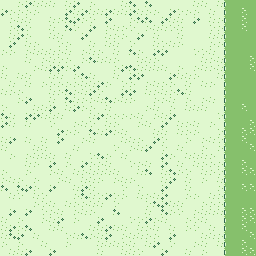

The image is a tile-based game level rendered from a .tmx file. Its description and complete source (layers, tilesets, objects, tile grids) follow:
An orthogonal 32x32 tile map with 8x8 px tiles, 1 tile layer (Tile Layer 1).

<map version="1.10" tiledversion="1.10.1" orientation="orthogonal" renderorder="right-down" width="32" height="32" tilewidth="8" tileheight="8" infinite="0" nextlayerid="2" nextobjectid="1">
 <tileset firstgid="1" source="Oracle.tsx" />
 <layer id="1" name="Tile Layer 1" width="32" height="32">
  <data encoding="csv">
843,1101,3157,1109,3029,1749,1749,1877,981,853,2133,2389,972,1740,1740,1237,2261,1621,2261,1611,1228,2133,843,1613,2005,3285,1621,3029,4561,4562,5324,5324,
853,1103,2389,2645,3157,1484,2133,1613,1365,3285,1109,2517,981,1365,981,3285,853,2517,2389,3157,2133,853,1232,2901,2389,1484,3029,972,4689,4690,5327,5324,
1740,2901,1493,3029,1101,1228,2005,2645,2261,1109,2901,1232,1611,853,1230,843,2645,2261,2261,972,1109,3285,1493,1740,1109,2133,1493,1105,4817,4818,5328,5323,
1101,2389,2261,1234,1484,843,2517,972,2261,1234,1877,853,843,2389,2005,1103,1232,1101,3157,2517,2517,1234,981,1484,843,843,1234,2389,4945,4946,5328,5324,
1877,1237,1365,2645,972,1230,3285,1749,1099,1611,853,1228,1484,1749,1105,2645,1355,853,972,1749,1611,1099,1493,1101,1230,1611,3029,2773,4561,4562,5325,5324,
972,853,1877,3285,2901,2133,1611,1234,2901,1611,1101,981,1228,2773,2773,843,1234,972,1228,2005,1232,981,1105,1355,1101,1877,1103,2901,4689,4690,5323,5324,
1103,1105,1355,3157,3285,2773,2005,1103,1237,2133,2645,1493,1103,1355,2773,1230,2261,2901,1099,853,1365,1611,1611,1228,1234,1232,3029,1613,4817,4818,5323,5324,
1621,1621,1101,1493,1621,2901,2517,1232,2901,1484,2645,2261,3285,2517,1103,843,1355,1237,3029,1105,1355,1355,1230,1613,1099,3029,2645,3285,4945,4946,5323,5327,
2901,1740,1228,1613,3157,2005,1365,1109,2645,1109,1230,1228,1484,1099,1103,853,2261,2517,1237,3285,2773,843,2389,1740,2645,1493,3157,3029,4561,4562,5325,5328,
3285,1484,2773,2773,1740,1877,3029,1493,1228,1105,2261,2773,972,1877,981,1740,853,1365,972,1101,1613,1109,1237,2517,2901,1228,1484,2517,4689,4690,5324,5326,
1484,1237,1611,3029,1613,2389,1105,2901,2901,2901,3285,981,1365,2645,843,1232,2901,843,2389,1749,1105,1103,1484,1749,972,2773,2389,1611,4817,4818,5324,5325,
1237,1103,1105,1877,1740,1611,2005,2389,2261,1103,1493,1109,1234,1484,1611,1365,1109,1228,1237,1105,3285,1105,2261,2773,1355,1621,1101,1228,4945,4946,5324,5326,
843,1099,2901,1109,1228,1611,3029,1355,2261,2005,2389,2645,981,2261,2645,1493,1103,1484,1355,3157,2645,2517,1740,3157,1484,2389,2005,1484,4561,4562,5325,5325,
1234,1621,1621,1611,1749,1237,853,1877,981,1365,2389,1103,1484,1749,2133,1484,972,1230,2645,1749,1611,2901,2133,1749,1237,2005,1228,1621,4689,4690,5328,5326,
2261,1237,1877,1365,853,2005,3285,2005,1355,1230,1613,2005,853,1105,1103,1103,2389,3029,1099,1105,1237,853,1228,1611,1099,1621,1099,1232,4817,4818,5325,5324,
1109,3285,1877,3285,972,843,1234,1621,1613,2901,2517,1232,1230,1749,1103,1740,1484,2901,2773,1877,853,843,3285,2645,1237,972,2389,1355,4945,4946,5326,5328,
1611,1613,1101,1740,1484,1228,1099,1365,2645,1105,1740,2261,1493,1365,2389,3029,1230,1230,1877,3285,3285,1613,1749,2901,2645,1228,1877,1234,4561,4562,5328,5328,
3029,1365,1101,2517,1611,2517,2133,853,1740,1621,1105,3285,1877,1484,972,1237,1237,2389,1613,1109,1234,1101,1621,1103,972,3157,2773,1234,4689,4690,5327,5324,
1749,1611,2133,972,981,1749,972,1230,1101,2773,843,972,2133,1099,1234,2133,2389,1237,1109,1611,1232,1740,3029,1101,972,2389,1877,2645,4817,4818,5324,5327,
1613,1105,1621,2389,3285,2005,2517,1355,2005,1611,1740,1234,2261,2645,1228,2005,972,1484,972,1611,853,2645,1355,1749,2773,981,1105,2133,4945,4946,5325,5325,
1613,1613,1355,2005,1105,1740,853,1740,2645,1611,853,2389,3157,1749,1621,1611,1234,3157,1237,1621,1365,1613,1493,843,1749,3157,3157,2901,4561,4562,5328,5323,
2901,2133,1613,3157,2133,1613,2389,1237,1230,1493,3157,981,1749,3029,1749,1099,1228,2005,2261,1101,981,2261,1103,1232,1355,1749,1103,1234,4689,4690,5327,5327,
1103,1749,2389,1877,2901,1621,1740,1103,1237,1621,981,1749,1105,972,1105,2517,1103,843,1484,843,2517,853,1613,3029,1621,1105,1740,3285,4817,4818,5324,5324,
2261,843,2261,1109,2389,1877,1365,1621,1877,1237,853,3285,1877,1611,1611,1234,2133,1234,1101,1101,1365,1484,1355,1749,1877,1877,1355,3157,4945,4946,5328,5328,
1228,1237,1232,1230,3029,1232,843,1228,1355,2645,2261,2773,1234,853,1232,2389,1877,1493,2901,981,1109,1101,1611,2389,2389,1621,1237,2645,4561,4562,5324,5323,
1611,1099,1611,1877,2645,1234,3285,1355,3029,2389,1103,2517,1237,1484,1234,1099,1740,1621,1232,2261,1365,3285,3285,1355,1877,2389,3157,2389,4689,4690,5326,5326,
1228,1109,1484,853,972,1234,3157,1749,1484,2901,2517,2645,1099,1230,2261,1613,2133,1613,1493,1740,2261,2645,1232,1740,2645,2517,3285,1493,4817,4818,5328,5327,
981,1621,2645,1621,1611,2901,3029,1365,1611,2389,1613,1877,1365,1877,1613,843,1234,1232,1109,3157,3029,1740,972,2901,1234,3029,1621,972,4945,4946,5327,5328,
1749,853,1103,2261,1228,1228,2005,2005,2133,1611,1099,1493,2005,1365,3029,3285,1228,2005,1105,1749,1355,1237,843,2645,1232,1613,2005,843,4561,4562,5328,5324,
2005,2261,853,1484,1493,1611,972,1484,1232,3285,2261,1105,1749,1109,2133,2389,2005,1237,1103,3157,1877,853,1101,1484,972,981,981,2645,4689,4690,5325,5327,
1105,1740,1103,1099,1230,2517,1228,843,1105,1611,1740,1613,1749,3029,1493,3157,2005,1613,1493,1109,1621,1234,2133,1611,3157,2773,1228,1749,4817,4818,5327,5325,
843,2517,1749,1109,1484,1230,853,1877,2133,1613,1099,1099,3029,1484,1228,2005,2517,1234,1740,1484,853,1621,1621,2773,1355,3157,1099,1228,4945,4946,5328,5328
</data>
 </layer>
</map>
